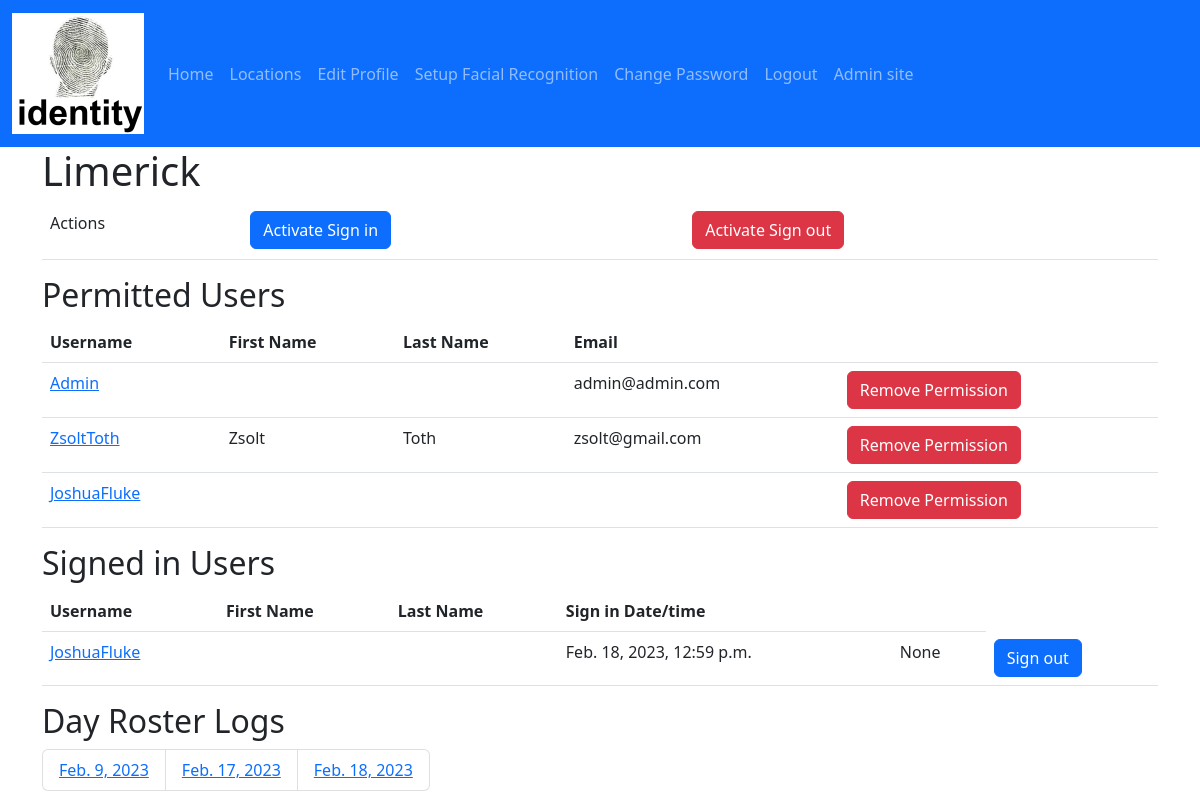
The app's page /locations/1/ (signed in) with its own data.
### identity/models.py (models this page shows, shortened)
class Location(models.Model):
    id = models.AutoField(primary_key=True)
    address = models.CharField(max_length=200)
    description = models.CharField(max_length=200)
    email = models.EmailField(max_length=200, unique=True)
    name = models.CharField(max_length=200, unique=True)
    telephone = models.CharField(max_length=20)

class LocationPermission(models.Model):
    location = models.ForeignKey(Location, on_delete=models.CASCADE)
    user_account = models.ForeignKey(
        settings.AUTH_USER_MODEL,
        on_delete=models.CASCADE,
    )

class UserAccount(AbstractUser):
    is_face_recognition_enabled = models.BooleanField(default=False)
    is_twin = models.BooleanField(default=False)
    telephone = models.CharField(max_length=20, blank=True)

class Roster(models.Model):
    id = models.AutoField(primary_key=True)
    location = models.ForeignKey(Location, on_delete=models.CASCADE)
    sign_in_date = models.DateTimeField('date signed in', auto_now_add=True)
    sign_out_date = models.DateTimeField('date signed out', blank=True, null=True)
    user_account = models.ForeignKey(
        settings.AUTH_USER_MODEL,
        on_delete=models.CASCADE,
    )

### identity/views.py (the view)
# urls.py: path('locations/<int:location_id>/',views.location_details, name='details'),
@login_required
def location_details(request, location_id):
    location = get_object_or_404(Location, pk=location_id)
    location_active_sign_ins: list = Roster.objects.filter(
        location=location, sign_out_date__isnull=True)
    location_day_roster_logs: list = Roster.objects.filter(
        location=location).values_list('sign_in_date__date', flat=True).distinct()
    context = {
        'location': location,
        'location_active_sign_ins': location_active_sign_ins,
        'location_day_roster_logs': location_day_roster_logs,
    }
    return render(request, 'locations/details.html', context)

### identity/templates/locations/details.html (shortened to what this page needs)
{% extends "master.html" %}
{% block content %}
    <h1>{{ location.name }}</h1>
    <table class="table" aria-describedby="my-desc">
        <tr>
            <td>
                <p id="my-desc">Actions</p>
            </td>
            <td>
                <a class="btn btn-primary" href="{% url 'sign_in' location.id %}">Activate Sign in</a>
            </td>
            <td>
                <a class="btn btn-danger" href="{% url 'sign_out' location.id %}">Activate Sign out</a>
            </td>
        </tr>
    </table>
    <h2 id="my-desc">Permitted Users</h2>
    {% if location.locationpermission_set.all %}
        <table class="table" aria-describedby="my-desc">
            <tr>
                <th>Username</th>
                <th>First Name</th>
                <th>Last Name</th>
                <th>Email</th>
                <th>
                </th>
            </tr>
            {% for location_permission in location.locationpermission_set.all %}
                <tr>
                    <td>
                        <a href="{% url 'user-account-details' location_permission.user_account.id %}">{{ location_permission.user_account.username }}</a>
                    </td>
                    <td>{{ location_permission.user_account.first_name }}</td>
                    <td>{{ location_permission.user_account.last_name }}</td>
                    <td>{{ location_permission.user_account.email }}</td>
                    <td>
                        <a class="btn btn-danger"
                           href="{% url 'remove-permission' location_permission.location.id location_permission.user_account.id %}">Remove Permission</a>
                    </td>
                </tr>
            {% endfor %}
        </table>
    {% else %}
        <p>No Permissions are set for this location.</p>
    {% endif %}
    <h2 id="roster-desc">Signed in Users</h2>
    {% if location.roster_set.all %}
        <table class="table" aria-describedby="roster-desc">
            <tr>
                <th>Username</th>
                <th>First Name</th>
                <th>Last Name</th>
                <th>Sign in Date/time</th>
                <th>
                </th>
            </tr>
            {% for roster in location_active_sign_ins %}
                <tr>
                    <td>
                        <a href="{% url 'user-account-details' roster.user_account.id %}">{{ roster.user_account.username }}</a>
                    </td>
                    <td>{{ roster.user_account.first_name }}</td>
                    <td>{{ roster.user_account.last_name }}</td>
                    <td>{{ roster.sign_in_date }}</td>
                    <td>{{ roster.sign_out_date }}</td>
                    <td>
                        <a class="btn btn-primary" href="{% url 'force-sign-out' roster.id %}">Sign out</a>
                    </td>
                </tr>
            {% endfor %}
        </table>
    {% else %}
        <p>
            No active user sign-ins for this location.
        </p>
    {% endif %}
    <h2 id="day-roster-desc" class="sm">
        Day Roster Logs
    </h2>
    {% if location_day_roster_logs %}
        <ul class="list-group list-group-horizontal">
            {% for location_day_roster_log in location_day_roster_logs %}
                <li class="list-group-item">
                    <a href="{% url 'roster-details' location.id location_day_roster_log %}">{{ location_day_roster_log }}</a>
                </li>
            {% endfor %}
        </ul>
    {% else %}
        <p>
            No Day Roster Logs for this location.
        </p>
    {% endif %}
{% endblock content %}

### records on screen
Location: name "Limerick"
LocationPermission: user_account.username "Admin", user_account.email "admin@admin.com"
LocationPermission: user_account.username "ZsoltToth", user_account.first_name "Zsolt", user_account.last_name "Toth", user_account.email "zsolt@gmail.com"
LocationPermission: user_account.username "JoshuaFluke"
Roster: user_account.username "JoshuaFluke", sign_in_date "Feb. 18, 2023, 12:59 p.m.", sign_out_date "None"

### other values on screen
{{ location_day_roster_log }} "Feb. 9, 2023" "Feb. 17, 2023" "Feb. 18, 2023"
